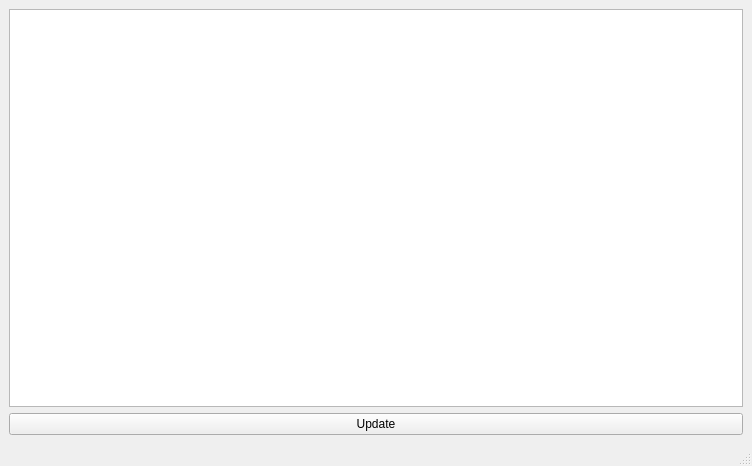
<?xml version="1.0" encoding="UTF-8"?>
<ui version="4.0">
 <class>MainWindow</class>
 <widget class="QMainWindow" name="MainWindow">
  <property name="geometry">
   <rect>
    <x>0</x>
    <y>0</y>
    <width>752</width>
    <height>466</height>
   </rect>
  </property>
  <property name="windowTitle">
   <string>Coffee</string>
  </property>
  <widget class="QWidget" name="centralwidget">
   <layout class="QVBoxLayout" name="verticalLayout">
    <item>
     <widget class="QTableWidget" name="table">
      <property name="verticalScrollBarPolicy">
       <enum>Qt::ScrollBarAsNeeded</enum>
      </property>
      <property name="horizontalScrollBarPolicy">
       <enum>Qt::ScrollBarAsNeeded</enum>
      </property>
     </widget>
    </item>
    <item>
     <widget class="QPushButton" name="update_button">
      <property name="text">
       <string>Update</string>
      </property>
     </widget>
    </item>
   </layout>
  </widget>
  <widget class="QMenuBar" name="menubar">
   <property name="geometry">
    <rect>
     <x>0</x>
     <y>0</y>
     <width>752</width>
     <height>26</height>
    </rect>
   </property>
  </widget>
  <widget class="QStatusBar" name="statusbar"/>
 </widget>
 <resources/>
 <connections/>
</ui>
